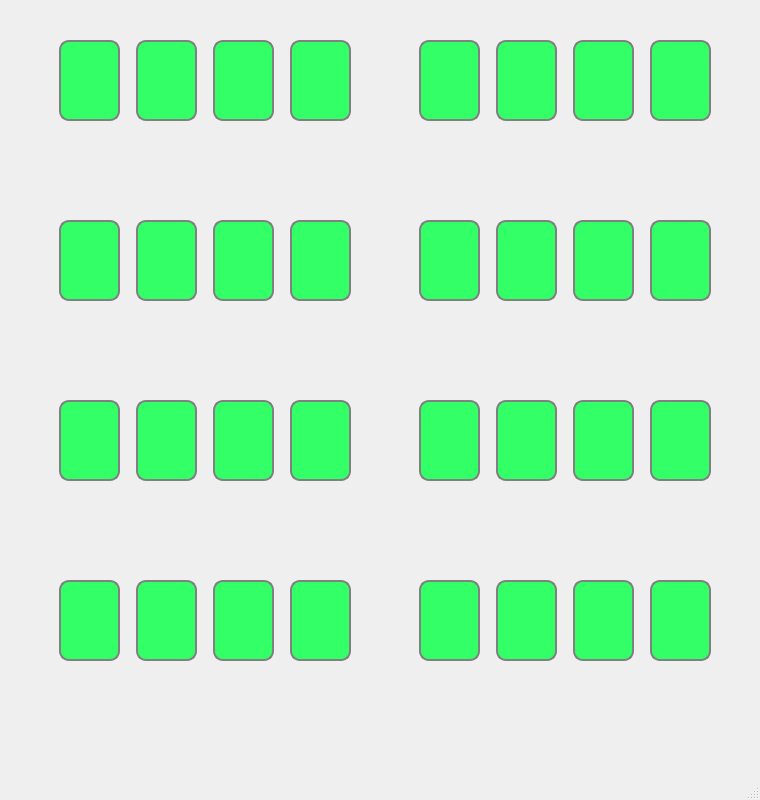
<?xml version="1.0" encoding="UTF-8"?>
<ui version="4.0">
 <class>Parking</class>
 <widget class="QMainWindow" name="ParkingNow">
  <property name="geometry">
   <rect>
    <x>0</x>
    <y>0</y>
    <width>760</width>
    <height>800</height>
   </rect>
  </property>
  <property name="font">
   <font>
    <family>Verdana</family>
    <pointsize>10</pointsize>
   </font>
  </property>
  <property name="windowTitle">
   <string>Parking Now</string>
  </property>
  <property name="windowIcon">
   <iconset>
    <normaloff>depositphotos_73409341-stock-photo-parking-area-on-the-road.jpg</normaloff>depositphotos_73409341-stock-photo-parking-area-on-the-road.jpg</iconset>
  </property>
  <widget class="QWidget" name="centralwidget">
   <widget class="QLineEdit" name="p1">
    <property name="geometry">
     <rect>
      <x>59</x>
      <y>40</y>
      <width>61</width>
      <height>81</height>
     </rect>
    </property>
    <property name="font">
     <font>
      <family>Verdana</family>
      <pointsize>12</pointsize>
      <weight>75</weight>
      <bold>true</bold>
     </font>
    </property>
    <property name="styleSheet">
     <string notr="true">QLineEdit {
    border: 2px solid gray;
    border-radius: 10px;
    padding: 0 8px;
    background-color: #33ff66;
}</string>
    </property>
    <property name="text">
     <string/>
    </property>
    <property name="readOnly">
     <bool>true</bool>
    </property>
   </widget>
   <widget class="QLabel" name="label">
    <property name="geometry">
     <rect>
      <x>19</x>
      <y>380</y>
      <width>361</width>
      <height>311</height>
     </rect>
    </property>
    <property name="text">
     <string/>
    </property>
    <property name="pixmap">
     <pixmap>parking.PNG</pixmap>
    </property>
    <property name="scaledContents">
     <bool>true</bool>
    </property>
   </widget>
   <widget class="QLabel" name="label_2">
    <property name="geometry">
     <rect>
      <x>379</x>
      <y>380</y>
      <width>361</width>
      <height>311</height>
     </rect>
    </property>
    <property name="text">
     <string/>
    </property>
    <property name="pixmap">
     <pixmap>parking.PNG</pixmap>
    </property>
    <property name="scaledContents">
     <bool>true</bool>
    </property>
   </widget>
   <widget class="QLabel" name="label_3">
    <property name="geometry">
     <rect>
      <x>379</x>
      <y>20</y>
      <width>361</width>
      <height>311</height>
     </rect>
    </property>
    <property name="text">
     <string/>
    </property>
    <property name="pixmap">
     <pixmap>parking.PNG</pixmap>
    </property>
    <property name="scaledContents">
     <bool>true</bool>
    </property>
   </widget>
   <widget class="QLabel" name="label_4">
    <property name="geometry">
     <rect>
      <x>19</x>
      <y>20</y>
      <width>361</width>
      <height>311</height>
     </rect>
    </property>
    <property name="text">
     <string/>
    </property>
    <property name="pixmap">
     <pixmap>parking.PNG</pixmap>
    </property>
    <property name="scaledContents">
     <bool>true</bool>
    </property>
   </widget>
   <widget class="QLabel" name="label_5">
    <property name="geometry">
     <rect>
      <x>19</x>
      <y>330</y>
      <width>361</width>
      <height>60</height>
     </rect>
    </property>
    <property name="text">
     <string/>
    </property>
    <property name="pixmap">
     <pixmap>separatore.PNG</pixmap>
    </property>
    <property name="scaledContents">
     <bool>true</bool>
    </property>
   </widget>
   <widget class="QLabel" name="label_6">
    <property name="geometry">
     <rect>
      <x>379</x>
      <y>330</y>
      <width>361</width>
      <height>60</height>
     </rect>
    </property>
    <property name="text">
     <string/>
    </property>
    <property name="pixmap">
     <pixmap>separatore.PNG</pixmap>
    </property>
    <property name="scaledContents">
     <bool>true</bool>
    </property>
   </widget>
   <widget class="QLabel" name="label_7">
    <property name="geometry">
     <rect>
      <x>285</x>
      <y>710</y>
      <width>200</width>
      <height>70</height>
     </rect>
    </property>
    <property name="text">
     <string/>
    </property>
    <property name="pixmap">
     <pixmap>button.png</pixmap>
    </property>
    <property name="scaledContents">
     <bool>true</bool>
    </property>
   </widget>
   <widget class="QLineEdit" name="p2">
    <property name="geometry">
     <rect>
      <x>136</x>
      <y>40</y>
      <width>61</width>
      <height>81</height>
     </rect>
    </property>
    <property name="font">
     <font>
      <family>Verdana</family>
      <pointsize>12</pointsize>
      <weight>75</weight>
      <bold>true</bold>
     </font>
    </property>
    <property name="styleSheet">
     <string notr="true">QLineEdit {
    border: 2px solid gray;
    border-radius: 10px;
    padding: 0 8px;
    background-color: #33ff66;
}</string>
    </property>
    <property name="text">
     <string/>
    </property>
    <property name="readOnly">
     <bool>true</bool>
    </property>
   </widget>
   <widget class="QLineEdit" name="p6">
    <property name="geometry">
     <rect>
      <x>496</x>
      <y>40</y>
      <width>61</width>
      <height>81</height>
     </rect>
    </property>
    <property name="font">
     <font>
      <family>Verdana</family>
      <pointsize>12</pointsize>
      <weight>75</weight>
      <bold>true</bold>
     </font>
    </property>
    <property name="styleSheet">
     <string notr="true">QLineEdit {
    border: 2px solid gray;
    border-radius: 10px;
    padding: 0 8px;
    background-color: #33ff66;
}</string>
    </property>
    <property name="text">
     <string/>
    </property>
    <property name="readOnly">
     <bool>true</bool>
    </property>
   </widget>
   <widget class="QLineEdit" name="p5">
    <property name="geometry">
     <rect>
      <x>419</x>
      <y>40</y>
      <width>61</width>
      <height>81</height>
     </rect>
    </property>
    <property name="font">
     <font>
      <family>Verdana</family>
      <pointsize>12</pointsize>
      <weight>75</weight>
      <bold>true</bold>
     </font>
    </property>
    <property name="styleSheet">
     <string notr="true">QLineEdit {
    border: 2px solid gray;
    border-radius: 10px;
    padding: 0 8px;
    background-color: #33ff66;
}</string>
    </property>
    <property name="text">
     <string/>
    </property>
    <property name="readOnly">
     <bool>true</bool>
    </property>
   </widget>
   <widget class="QLineEdit" name="p4">
    <property name="geometry">
     <rect>
      <x>290</x>
      <y>40</y>
      <width>61</width>
      <height>81</height>
     </rect>
    </property>
    <property name="font">
     <font>
      <family>Verdana</family>
      <pointsize>12</pointsize>
      <weight>75</weight>
      <bold>true</bold>
     </font>
    </property>
    <property name="styleSheet">
     <string notr="true">QLineEdit {
    border: 2px solid gray;
    border-radius: 10px;
    padding: 0 8px;
    background-color: #33ff66;
}</string>
    </property>
    <property name="text">
     <string/>
    </property>
    <property name="readOnly">
     <bool>true</bool>
    </property>
   </widget>
   <widget class="QLineEdit" name="p3">
    <property name="geometry">
     <rect>
      <x>213</x>
      <y>40</y>
      <width>61</width>
      <height>81</height>
     </rect>
    </property>
    <property name="font">
     <font>
      <family>Verdana</family>
      <pointsize>12</pointsize>
      <weight>75</weight>
      <bold>true</bold>
     </font>
    </property>
    <property name="styleSheet">
     <string notr="true">QLineEdit {
    border: 2px solid gray;
    border-radius: 10px;
    padding: 0 8px;
    background-color: #33ff66;
}
</string>
    </property>
    <property name="text">
     <string/>
    </property>
    <property name="readOnly">
     <bool>true</bool>
    </property>
   </widget>
   <widget class="QLineEdit" name="p17">
    <property name="geometry">
     <rect>
      <x>59</x>
      <y>400</y>
      <width>61</width>
      <height>81</height>
     </rect>
    </property>
    <property name="font">
     <font>
      <family>Verdana</family>
      <pointsize>12</pointsize>
      <weight>75</weight>
      <bold>true</bold>
     </font>
    </property>
    <property name="styleSheet">
     <string notr="true">QLineEdit {
    border: 2px solid gray;
    border-radius: 10px;
    padding: 0 8px;
    background-color: #33ff66;
}</string>
    </property>
    <property name="text">
     <string/>
    </property>
    <property name="readOnly">
     <bool>true</bool>
    </property>
   </widget>
   <widget class="QLineEdit" name="p9">
    <property name="geometry">
     <rect>
      <x>59</x>
      <y>220</y>
      <width>61</width>
      <height>81</height>
     </rect>
    </property>
    <property name="font">
     <font>
      <family>Verdana</family>
      <pointsize>12</pointsize>
      <weight>75</weight>
      <bold>true</bold>
     </font>
    </property>
    <property name="styleSheet">
     <string notr="true">QLineEdit {
    border: 2px solid gray;
    border-radius: 10px;
    padding: 0 8px;
    background-color: #33ff66;
}</string>
    </property>
    <property name="text">
     <string/>
    </property>
    <property name="readOnly">
     <bool>true</bool>
    </property>
   </widget>
   <widget class="QLineEdit" name="p8">
    <property name="geometry">
     <rect>
      <x>650</x>
      <y>40</y>
      <width>61</width>
      <height>81</height>
     </rect>
    </property>
    <property name="font">
     <font>
      <family>Verdana</family>
      <pointsize>12</pointsize>
      <weight>75</weight>
      <bold>true</bold>
     </font>
    </property>
    <property name="styleSheet">
     <string notr="true">QLineEdit {
    border: 2px solid gray;
    border-radius: 10px;
    padding: 0 8px;
    background-color: #33ff66;
}</string>
    </property>
    <property name="text">
     <string/>
    </property>
    <property name="readOnly">
     <bool>true</bool>
    </property>
   </widget>
   <widget class="QLineEdit" name="p7">
    <property name="geometry">
     <rect>
      <x>573</x>
      <y>40</y>
      <width>61</width>
      <height>81</height>
     </rect>
    </property>
    <property name="font">
     <font>
      <family>Verdana</family>
      <pointsize>12</pointsize>
      <weight>75</weight>
      <bold>true</bold>
     </font>
    </property>
    <property name="styleSheet">
     <string notr="true">QLineEdit {
    border: 2px solid gray;
    border-radius: 10px;
    padding: 0 8px;
    background-color: #33ff66;
}
</string>
    </property>
    <property name="text">
     <string/>
    </property>
    <property name="readOnly">
     <bool>true</bool>
    </property>
   </widget>
   <widget class="QLineEdit" name="p10">
    <property name="geometry">
     <rect>
      <x>136</x>
      <y>220</y>
      <width>61</width>
      <height>81</height>
     </rect>
    </property>
    <property name="font">
     <font>
      <family>Verdana</family>
      <pointsize>12</pointsize>
      <weight>75</weight>
      <bold>true</bold>
     </font>
    </property>
    <property name="styleSheet">
     <string notr="true">QLineEdit {
    border: 2px solid gray;
    border-radius: 10px;
    padding: 0 8px;
    background-color: #33ff66;
}</string>
    </property>
    <property name="text">
     <string/>
    </property>
    <property name="readOnly">
     <bool>true</bool>
    </property>
   </widget>
   <widget class="QLineEdit" name="p13">
    <property name="geometry">
     <rect>
      <x>419</x>
      <y>220</y>
      <width>61</width>
      <height>81</height>
     </rect>
    </property>
    <property name="font">
     <font>
      <family>Verdana</family>
      <pointsize>12</pointsize>
      <weight>75</weight>
      <bold>true</bold>
     </font>
    </property>
    <property name="styleSheet">
     <string notr="true">QLineEdit {
    border: 2px solid gray;
    border-radius: 10px;
    padding: 0 8px;
    background-color: #33ff66;
}</string>
    </property>
    <property name="text">
     <string/>
    </property>
    <property name="readOnly">
     <bool>true</bool>
    </property>
   </widget>
   <widget class="QLineEdit" name="p12">
    <property name="geometry">
     <rect>
      <x>290</x>
      <y>220</y>
      <width>61</width>
      <height>81</height>
     </rect>
    </property>
    <property name="font">
     <font>
      <family>Verdana</family>
      <pointsize>12</pointsize>
      <weight>75</weight>
      <bold>true</bold>
     </font>
    </property>
    <property name="styleSheet">
     <string notr="true">QLineEdit {
    border: 2px solid gray;
    border-radius: 10px;
    padding: 0 8px;
    background-color: #33ff66;
}</string>
    </property>
    <property name="text">
     <string/>
    </property>
    <property name="readOnly">
     <bool>true</bool>
    </property>
   </widget>
   <widget class="QLineEdit" name="p11">
    <property name="geometry">
     <rect>
      <x>213</x>
      <y>220</y>
      <width>61</width>
      <height>81</height>
     </rect>
    </property>
    <property name="font">
     <font>
      <family>Verdana</family>
      <pointsize>12</pointsize>
      <weight>75</weight>
      <bold>true</bold>
     </font>
    </property>
    <property name="styleSheet">
     <string notr="true">QLineEdit {
    border: 2px solid gray;
    border-radius: 10px;
    padding: 0 8px;
    background-color: #33ff66;
}</string>
    </property>
    <property name="text">
     <string/>
    </property>
    <property name="readOnly">
     <bool>true</bool>
    </property>
   </widget>
   <widget class="QLineEdit" name="p14">
    <property name="geometry">
     <rect>
      <x>496</x>
      <y>220</y>
      <width>61</width>
      <height>81</height>
     </rect>
    </property>
    <property name="font">
     <font>
      <family>Verdana</family>
      <pointsize>12</pointsize>
      <weight>75</weight>
      <bold>true</bold>
     </font>
    </property>
    <property name="styleSheet">
     <string notr="true">QLineEdit {
    border: 2px solid gray;
    border-radius: 10px;
    padding: 0 8px;
    background-color: #33ff66;
}</string>
    </property>
    <property name="text">
     <string/>
    </property>
    <property name="readOnly">
     <bool>true</bool>
    </property>
   </widget>
   <widget class="QLineEdit" name="p15">
    <property name="geometry">
     <rect>
      <x>573</x>
      <y>220</y>
      <width>61</width>
      <height>81</height>
     </rect>
    </property>
    <property name="font">
     <font>
      <family>Verdana</family>
      <pointsize>12</pointsize>
      <weight>75</weight>
      <bold>true</bold>
     </font>
    </property>
    <property name="styleSheet">
     <string notr="true">QLineEdit {
    border: 2px solid gray;
    border-radius: 10px;
    padding: 0 8px;
    background-color: #33ff66;
}</string>
    </property>
    <property name="text">
     <string/>
    </property>
    <property name="readOnly">
     <bool>true</bool>
    </property>
   </widget>
   <widget class="QLineEdit" name="p16">
    <property name="geometry">
     <rect>
      <x>650</x>
      <y>220</y>
      <width>61</width>
      <height>81</height>
     </rect>
    </property>
    <property name="font">
     <font>
      <family>Verdana</family>
      <pointsize>12</pointsize>
      <weight>75</weight>
      <bold>true</bold>
     </font>
    </property>
    <property name="styleSheet">
     <string notr="true">QLineEdit {
    border: 2px solid gray;
    border-radius: 10px;
    padding: 0 8px;
    background-color: #33ff66;
}</string>
    </property>
    <property name="text">
     <string/>
    </property>
    <property name="readOnly">
     <bool>true</bool>
    </property>
   </widget>
   <widget class="QLineEdit" name="p19">
    <property name="geometry">
     <rect>
      <x>213</x>
      <y>400</y>
      <width>61</width>
      <height>81</height>
     </rect>
    </property>
    <property name="font">
     <font>
      <family>Verdana</family>
      <pointsize>12</pointsize>
      <weight>75</weight>
      <bold>true</bold>
     </font>
    </property>
    <property name="styleSheet">
     <string notr="true">QLineEdit {
    border: 2px solid gray;
    border-radius: 10px;
    padding: 0 8px;
    background-color: #33ff66;
}</string>
    </property>
    <property name="text">
     <string/>
    </property>
    <property name="readOnly">
     <bool>true</bool>
    </property>
   </widget>
   <widget class="QLineEdit" name="p18">
    <property name="geometry">
     <rect>
      <x>136</x>
      <y>400</y>
      <width>61</width>
      <height>81</height>
     </rect>
    </property>
    <property name="font">
     <font>
      <family>Verdana</family>
      <pointsize>12</pointsize>
      <weight>75</weight>
      <bold>true</bold>
     </font>
    </property>
    <property name="styleSheet">
     <string notr="true">QLineEdit {
    border: 2px solid gray;
    border-radius: 10px;
    padding: 0 8px;
    background-color: #33ff66;
}</string>
    </property>
    <property name="text">
     <string/>
    </property>
    <property name="readOnly">
     <bool>true</bool>
    </property>
   </widget>
   <widget class="QLineEdit" name="p20">
    <property name="geometry">
     <rect>
      <x>290</x>
      <y>400</y>
      <width>61</width>
      <height>81</height>
     </rect>
    </property>
    <property name="font">
     <font>
      <family>Verdana</family>
      <pointsize>12</pointsize>
      <weight>75</weight>
      <bold>true</bold>
     </font>
    </property>
    <property name="styleSheet">
     <string notr="true">QLineEdit {
    border: 2px solid gray;
    border-radius: 10px;
    padding: 0 8px;
    background-color: #33ff66;
}</string>
    </property>
    <property name="text">
     <string/>
    </property>
    <property name="readOnly">
     <bool>true</bool>
    </property>
   </widget>
   <widget class="QLineEdit" name="p23">
    <property name="geometry">
     <rect>
      <x>573</x>
      <y>400</y>
      <width>61</width>
      <height>81</height>
     </rect>
    </property>
    <property name="font">
     <font>
      <family>Verdana</family>
      <pointsize>12</pointsize>
      <weight>75</weight>
      <bold>true</bold>
     </font>
    </property>
    <property name="styleSheet">
     <string notr="true">QLineEdit {
    border: 2px solid gray;
    border-radius: 10px;
    padding: 0 8px;
    background-color: #33ff66;
}</string>
    </property>
    <property name="text">
     <string/>
    </property>
    <property name="readOnly">
     <bool>true</bool>
    </property>
   </widget>
   <widget class="QLineEdit" name="p21">
    <property name="geometry">
     <rect>
      <x>419</x>
      <y>400</y>
      <width>61</width>
      <height>81</height>
     </rect>
    </property>
    <property name="font">
     <font>
      <family>Verdana</family>
      <pointsize>12</pointsize>
      <weight>75</weight>
      <bold>true</bold>
     </font>
    </property>
    <property name="styleSheet">
     <string notr="true">QLineEdit {
    border: 2px solid gray;
    border-radius: 10px;
    padding: 0 8px;
    background-color: #33ff66;
}</string>
    </property>
    <property name="text">
     <string/>
    </property>
    <property name="readOnly">
     <bool>true</bool>
    </property>
   </widget>
   <widget class="QLineEdit" name="p22">
    <property name="geometry">
     <rect>
      <x>496</x>
      <y>400</y>
      <width>61</width>
      <height>81</height>
     </rect>
    </property>
    <property name="font">
     <font>
      <family>Verdana</family>
      <pointsize>12</pointsize>
      <weight>75</weight>
      <bold>true</bold>
     </font>
    </property>
    <property name="styleSheet">
     <string notr="true">QLineEdit {
    border: 2px solid gray;
    border-radius: 10px;
    padding: 0 8px;
    background-color: #33ff66;
}</string>
    </property>
    <property name="text">
     <string/>
    </property>
    <property name="readOnly">
     <bool>true</bool>
    </property>
   </widget>
   <widget class="QLineEdit" name="p24">
    <property name="geometry">
     <rect>
      <x>650</x>
      <y>400</y>
      <width>61</width>
      <height>81</height>
     </rect>
    </property>
    <property name="font">
     <font>
      <family>Verdana</family>
      <pointsize>12</pointsize>
      <weight>75</weight>
      <bold>true</bold>
     </font>
    </property>
    <property name="styleSheet">
     <string notr="true">QLineEdit {
    border: 2px solid gray;
    border-radius: 10px;
    padding: 0 8px;
    background-color: #33ff66;
}</string>
    </property>
    <property name="text">
     <string/>
    </property>
    <property name="readOnly">
     <bool>true</bool>
    </property>
   </widget>
   <widget class="QLineEdit" name="p27">
    <property name="geometry">
     <rect>
      <x>213</x>
      <y>580</y>
      <width>61</width>
      <height>81</height>
     </rect>
    </property>
    <property name="font">
     <font>
      <family>Verdana</family>
      <pointsize>12</pointsize>
      <weight>75</weight>
      <bold>true</bold>
     </font>
    </property>
    <property name="styleSheet">
     <string notr="true">QLineEdit {
    border: 2px solid gray;
    border-radius: 10px;
    padding: 0 8px;
    background-color: #33ff66;
}</string>
    </property>
    <property name="text">
     <string/>
    </property>
    <property name="readOnly">
     <bool>true</bool>
    </property>
   </widget>
   <widget class="QLineEdit" name="p31">
    <property name="geometry">
     <rect>
      <x>573</x>
      <y>580</y>
      <width>61</width>
      <height>81</height>
     </rect>
    </property>
    <property name="font">
     <font>
      <family>Verdana</family>
      <pointsize>12</pointsize>
      <weight>75</weight>
      <bold>true</bold>
     </font>
    </property>
    <property name="styleSheet">
     <string notr="true">QLineEdit {
    border: 2px solid gray;
    border-radius: 10px;
    padding: 0 8px;
    background-color: #33ff66;
}</string>
    </property>
    <property name="text">
     <string/>
    </property>
    <property name="readOnly">
     <bool>true</bool>
    </property>
   </widget>
   <widget class="QLineEdit" name="p25">
    <property name="geometry">
     <rect>
      <x>59</x>
      <y>580</y>
      <width>61</width>
      <height>81</height>
     </rect>
    </property>
    <property name="font">
     <font>
      <family>Verdana</family>
      <pointsize>12</pointsize>
      <weight>75</weight>
      <bold>true</bold>
     </font>
    </property>
    <property name="styleSheet">
     <string notr="true">QLineEdit {
    border: 2px solid gray;
    border-radius: 10px;
    padding: 0 8px;
    background-color: #33ff66;
}</string>
    </property>
    <property name="text">
     <string/>
    </property>
    <property name="readOnly">
     <bool>true</bool>
    </property>
   </widget>
   <widget class="QLineEdit" name="p26">
    <property name="geometry">
     <rect>
      <x>136</x>
      <y>580</y>
      <width>61</width>
      <height>81</height>
     </rect>
    </property>
    <property name="font">
     <font>
      <family>Verdana</family>
      <pointsize>12</pointsize>
      <weight>75</weight>
      <bold>true</bold>
     </font>
    </property>
    <property name="styleSheet">
     <string notr="true">QLineEdit {
    border: 2px solid gray;
    border-radius: 10px;
    padding: 0 8px;
    background-color: #33ff66;
}</string>
    </property>
    <property name="text">
     <string/>
    </property>
    <property name="readOnly">
     <bool>true</bool>
    </property>
   </widget>
   <widget class="QLineEdit" name="p30">
    <property name="geometry">
     <rect>
      <x>496</x>
      <y>580</y>
      <width>61</width>
      <height>81</height>
     </rect>
    </property>
    <property name="font">
     <font>
      <family>Verdana</family>
      <pointsize>12</pointsize>
      <weight>75</weight>
      <bold>true</bold>
     </font>
    </property>
    <property name="styleSheet">
     <string notr="true">QLineEdit {
    border: 2px solid gray;
    border-radius: 10px;
    padding: 0 8px;
    background-color: #33ff66;
}</string>
    </property>
    <property name="text">
     <string/>
    </property>
    <property name="readOnly">
     <bool>true</bool>
    </property>
   </widget>
   <widget class="QLineEdit" name="p28">
    <property name="geometry">
     <rect>
      <x>290</x>
      <y>580</y>
      <width>61</width>
      <height>81</height>
     </rect>
    </property>
    <property name="font">
     <font>
      <family>Verdana</family>
      <pointsize>12</pointsize>
      <weight>75</weight>
      <bold>true</bold>
     </font>
    </property>
    <property name="styleSheet">
     <string notr="true">QLineEdit {
    border: 2px solid gray;
    border-radius: 10px;
    padding: 0 8px;
    background-color: #33ff66;
}</string>
    </property>
    <property name="text">
     <string/>
    </property>
    <property name="readOnly">
     <bool>true</bool>
    </property>
   </widget>
   <widget class="QLineEdit" name="p32">
    <property name="geometry">
     <rect>
      <x>650</x>
      <y>580</y>
      <width>61</width>
      <height>81</height>
     </rect>
    </property>
    <property name="font">
     <font>
      <family>Verdana</family>
      <pointsize>12</pointsize>
      <weight>75</weight>
      <bold>true</bold>
     </font>
    </property>
    <property name="styleSheet">
     <string notr="true">QLineEdit {
    border: 2px solid gray;
    border-radius: 10px;
    padding: 0 8px;
    background-color: #33ff66;
}</string>
    </property>
    <property name="text">
     <string/>
    </property>
    <property name="readOnly">
     <bool>true</bool>
    </property>
   </widget>
   <widget class="QLineEdit" name="p29">
    <property name="geometry">
     <rect>
      <x>419</x>
      <y>580</y>
      <width>61</width>
      <height>81</height>
     </rect>
    </property>
    <property name="font">
     <font>
      <family>Verdana</family>
      <pointsize>12</pointsize>
      <weight>75</weight>
      <bold>true</bold>
     </font>
    </property>
    <property name="styleSheet">
     <string notr="true">QLineEdit {
    border: 2px solid gray;
    border-radius: 10px;
    padding: 0 8px;
    background-color: #33ff66;
}</string>
    </property>
    <property name="text">
     <string/>
    </property>
    <property name="readOnly">
     <bool>true</bool>
    </property>
   </widget>
   <zorder>label_4</zorder>
   <zorder>p1</zorder>
   <zorder>label</zorder>
   <zorder>label_2</zorder>
   <zorder>label_3</zorder>
   <zorder>label_5</zorder>
   <zorder>label_6</zorder>
   <zorder>label_7</zorder>
   <zorder>p2</zorder>
   <zorder>p6</zorder>
   <zorder>p5</zorder>
   <zorder>p4</zorder>
   <zorder>p3</zorder>
   <zorder>p17</zorder>
   <zorder>p9</zorder>
   <zorder>p8</zorder>
   <zorder>p7</zorder>
   <zorder>p10</zorder>
   <zorder>p13</zorder>
   <zorder>p12</zorder>
   <zorder>p11</zorder>
   <zorder>p14</zorder>
   <zorder>p15</zorder>
   <zorder>p16</zorder>
   <zorder>p19</zorder>
   <zorder>p18</zorder>
   <zorder>p20</zorder>
   <zorder>p23</zorder>
   <zorder>p21</zorder>
   <zorder>p22</zorder>
   <zorder>p24</zorder>
   <zorder>p27</zorder>
   <zorder>p31</zorder>
   <zorder>p25</zorder>
   <zorder>p26</zorder>
   <zorder>p30</zorder>
   <zorder>p28</zorder>
   <zorder>p32</zorder>
   <zorder>p29</zorder>
  </widget>
  <widget class="QStatusBar" name="statusbar"/>
  <action name="actionStart_Camera">
   <property name="text">
    <string>Start Camera </string>
   </property>
  </action>
  <action name="actionStop_Camera">
   <property name="text">
    <string>Stop Camera  </string>
   </property>
  </action>
  <action name="actionExit">
   <property name="icon">
    <iconset>
     <normaloff>../../Desktop/File_LoraTool/delete.png</normaloff>../../Desktop/File_LoraTool/delete.png</iconset>
   </property>
   <property name="text">
    <string>Exit</string>
   </property>
  </action>
 </widget>
 <resources/>
 <connections/>
</ui>
